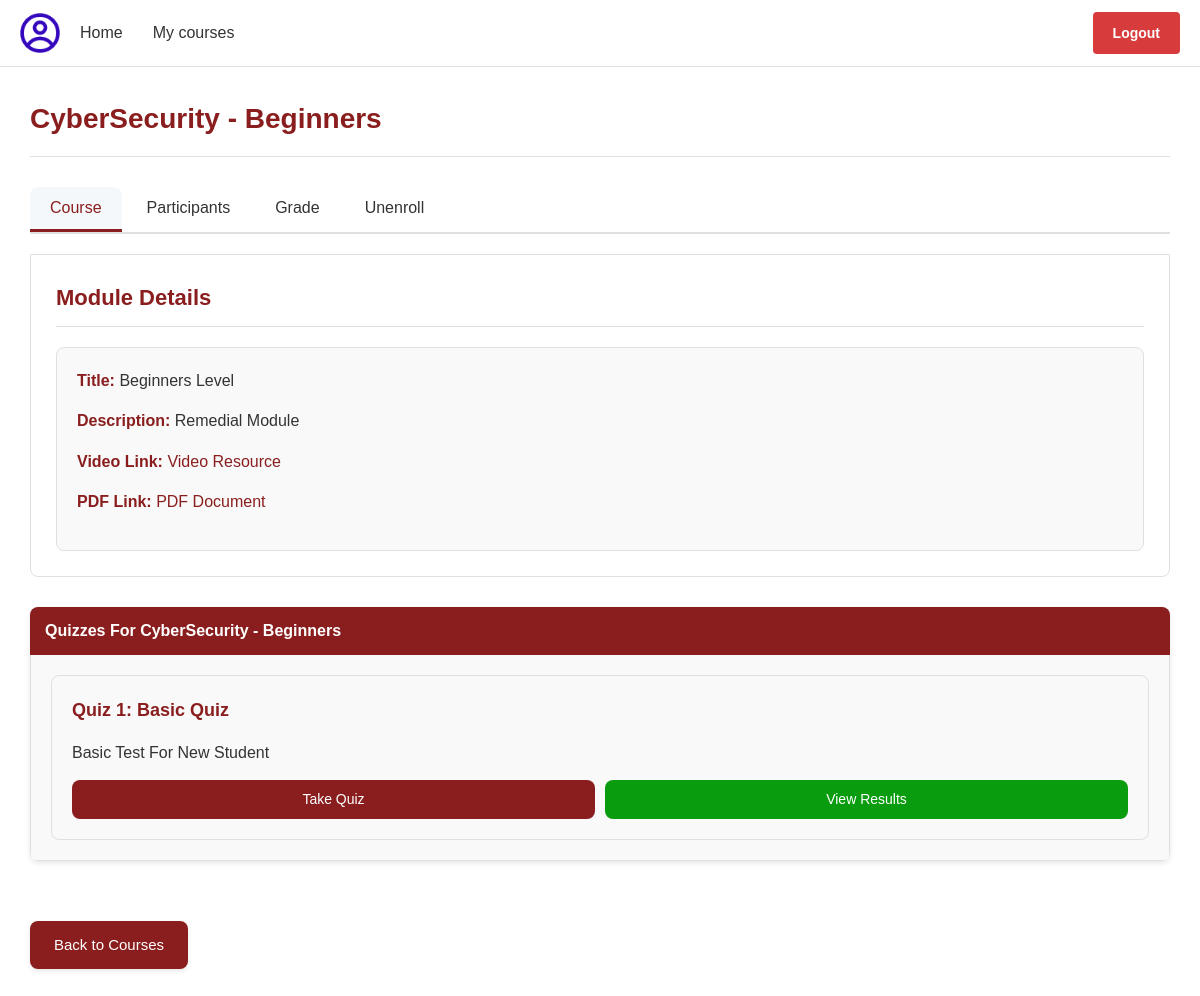
Page /student/details.php?id=COD002 (signed in) on the committed database.
### tables this page shows
CREATE TABLE `module` (
  `moduleId` varchar(50) NOT NULL,
  `title` varchar(100) NOT NULL,
  `description` text DEFAULT NULL,
  `content_text` text DEFAULT NULL,
  `content_video_url` varchar(255) DEFAULT NULL,
  `content_pdf_path` varchar(255) DEFAULT NULL,
  `instructorId` varchar(50) NOT NULL,
  `created_at` timestamp NOT NULL DEFAULT current_timestamp(),
  `updated_at` timestamp NOT NULL DEFAULT current_timestamp() ON UPDATE current_timestamp(),
  `status` enum('active','deleted') DEFAULT 'active',
  `deleted_at` timestamp NULL DEFAULT NULL,
  `module_image_path` varchar(255) DEFAULT NULL
);

CREATE TABLE `quizzes` (
  `quizId` varchar(50) NOT NULL,
  `moduleId` varchar(50) NOT NULL,
  `title` varchar(100) NOT NULL,
  `total_questions` int(11) NOT NULL DEFAULT 0,
  `passing_score` int(11) NOT NULL DEFAULT 70,
  `duration_minutes` double DEFAULT 60,
  `created_at` timestamp NOT NULL DEFAULT current_timestamp(),
  `updated_at` timestamp NOT NULL DEFAULT current_timestamp() ON UPDATE current_timestamp(),
  `description` varchar(250) NOT NULL DEFAULT 'Test your ability.'
);

### functions/module.php (called while the page is built, shortened)
<?php
function getCourseById($moduleId){
    require 'db_connect.php';
    $stmt = $conn->prepare("SELECT * FROM `module` where moduleId = ?");
    $stmt->bind_param("s", $moduleId);
    $stmt->execute();
    $result = $stmt->get_result();
    if ($result->num_rows > 0) {
        return $result->fetch_assoc();
    }
    return [];
}
function getEnrolledCourse($userid){
    require 'db_connect.php';
    $stmt = $conn->prepare("SELECT * FROM `module_enrollments` where studentId = ?");
    $stmt->bind_param("s", $userid);
    $stmt->execute();
    $result = $stmt->get_result();
    if ($result->num_rows > 0) {
        $res = $result->fetch_all(MYSQLI_ASSOC);
        return $res;
    }
    return [];
}
function getStudentGradeByStudentId($moduleId, $studentId){
    require 'db_connect.php';
    $stmt = $conn->prepare("SELECT * FROM `grades` WHERE moduleId = ? AND `studentId` = ?");
    $stmt->bind_param("ss", $moduleId, $studentId);
    $stmt->execute();
    $result = $stmt->get_result();
    if ($result->num_rows > 0) {
        $res = $result->fetch_all(MYSQLI_ASSOC);
        return $res;
    }
    return [];
}
function getQuizzesByModuleId($moduleId){
    require 'db_connect.php';
    $stmt = $conn->prepare("SELECT * FROM `quizzes` WHERE moduleId = ?");
    $stmt->bind_param("s", $moduleId);
    $stmt->execute();
    $result = $stmt->get_result();
    if ($result->num_rows > 0) {
        $res = $result->fetch_all(MYSQLI_ASSOC);
        return $res;
    }
    return [];
}
function getQuizInfo($quizId) {
    require '../functions/db_connect.php';
    $stmt = $conn->prepare("SELECT * FROM quizzes WHERE quizId = ?");
    $stmt->bind_param("s", $quizId);
    $stmt->execute();
    $result = $stmt->get_result();
    if ($result->num_rows > 0) {
        return $result->fetch_assoc();
    }
    return [];
}

### student/details.php (the view, shortened to what this page needs)
<?php
    require_once '../functions/student_function.php';
    require_once '../functions/module.php';
    $moduleId = $_GET['id'];
    $studentId =  $_SESSION['user_id'];
    $courseDetails = getCourseById($moduleId);
    $courses = getEnrolledCourse($_SESSION['user_id']);
    $grade = getStudentGradeByStudentId($moduleId, $studentId);
    $title = @$courseDetails['title'];
?>
<!DOCTYPE html>
<html lang="en">
<head>
    <link rel="stylesheet" href="https://cdnjs.cloudflare.com/ajax/libs/font-awesome/6.5.1/css/all.min.css">
    <link rel="stylesheet" href="details.css">
</head>
<body>
    <div class="container">
    <header class="top-nav">
    <img src="../assets/images/icons/profile.png" alt="User Profile" class="profile-image" style="width: 40px; height: 40px;"/>
      <nav class="main-menu">
        <a href="../index.php" class="<?php echo isActive("index.php") ?>">Home</a>
        <a href="index.php" class="<?php echo isActive("index.php") ?>">My courses</a>
      </nav>
      <span class="logout-container"><a href="#" class="logout-link" onclick="showLogoutModal()">Logout</a></span>
    </header>
        <main class="content">
            <?php if ($courseDetails): ?>
                <div class="course-header">
                    <h1><?php echo htmlspecialchars($courseDetails['title']); ?></h1>
                </div>
                <div class="tabs">
                    <button class="tab-btn active" data-tab="course">Course</button>
                    <button class="tab-btn" data-tab="participants">Participants</button>
                    <button class="tab-btn" data-tab="grade">Grade</button>
                    <button class="tab-btn" data-tab="more">Unenroll</button>
                </div>
                <div class="tab-content active" id="course">
                    <h2>Module Details</h2>
                    <div class="module-info">
                        <p><strong>Title:</strong> <span class="module-data"><?php echo htmlspecialchars($courseDetails['description']); ?></span></p>
                        <p><strong>Description:</strong> <span class="module-data"><?php echo htmlspecialchars($courseDetails['content_text']); ?></span></p>
                        <?php if (!empty($courseDetails['content_video_url'])): ?>
                        <p><strong>Video Link:</strong> <a href="<?php echo htmlspecialchars($courseDetails['content_video_url']); ?>" target="_blank" class="resource-link">Video Resource</a></p>
                        <?php endif; ?>
                        <?php if (!empty($courseDetails['content_pdf_path'])): ?>
                        <p><strong>PDF Link:</strong> <a href="<?php echo htmlspecialchars($courseDetails['content_pdf_path']); ?>" target="_blank" class="resource-link">PDF Document</a></p>
                        <?php endif; ?>
                    </div>
                </div>
                    <?php echo generateGradesTable($grade)?>
                <div class="collapsible">
                    <button class="collapsible-btn">Quizzes For <?php echo $title; ?></button>
                    <div class="collapsible-content" style="display: block;">
                        <?php $quizzes = getQuizzesByModuleId($moduleId); ?>
                        <?php echo generetaDropDownForQuizzes($quizzes, $studentId); ?>
                    </div>
                </div>
            <?php else: ?>
                <p>Course details not found.</p>
            <?php endif; ?>
            <a href="index.php" class="back-btn">Back to Courses</a>
        </main>
    </div>
</body>
</html>

### functions/student_function.php (shortened to what this page needs)
<?php
function isActive($page) {
    return basename($_SERVER['PHP_SELF']) === $page ? 'active' : '';
}
function generateGradesTable($studentGrade) {
    $html = "<table class='grades-table'>";
    $html .= "
        <thead>
            <tr>
                <th>Quiz</th>
                <th>Total Question</th>
                <th>Passing Score</th>
                <th>Duration (Minutes)</th>
                <th>Grade</th>
                <th>Feedback</th>
            </tr>
        </thead>
        <tbody>
    ";
    $total_questions = 0;
    $total_passing_score = 0;
    $total_duration = 0;
    $total_grade = 0;
    foreach ($studentGrade as $grd) {
        $quizInfo = getQuizInfo($grd['quizId']);
        $quizTitle = htmlspecialchars($quizInfo['title'] ?? 'Unknown');
        $questionsCount = htmlspecialchars($quizInfo['total_questions'] ?? 'Unknown');
        $passing_score = htmlspecialchars($quizInfo['passing_score'] ?? 'Unknown');
        $duration = htmlspecialchars($quizInfo['duration_minutes'] ?? 'Unknown');
        $grade = htmlspecialchars($grd['grades'] ?? 'Unknown');
        $feedback = htmlspecialchars($grd['feedback'] ?? 'No feedback available.');
        $html .= "
            <tr>
                <td>$quizTitle</td>
                <td>$questionsCount</td>
                <td>$passing_score</td>
                <td>$duration</td>
                <td>$grade</td>
                <td>$feedback</td>
            </tr>
        ";
        $total_questions += $questionsCount;
        $total_passing_score += $passing_score;
        $total_duration += $duration;
        $total_grade += $grade;
    }
    $html .= "
            <tr>
                <td>Total</td>
                <td>$total_questions</td>
                <td>$total_passing_score</td>
                <td>$total_duration</td>
                <td>$total_grade</td>
                <td></td>
            </tr>
        ";
    $html .= "</tbody></table>";
    return $html;
}
function generetaDropDownForQuizzes($quizzes) {
    $output = '';
    foreach ($quizzes as $index => $quiz) {
        $quizId = htmlspecialchars($quiz['quizId']);
        $quizTitle = htmlspecialchars($quiz['title']);
        $quizDesc = htmlspecialchars($quiz['description'] ?? 'No description available');
        $output .= '<div class="quiz-item">';
        $output .= '<h3>Quiz ' . ($index + 1) . ': ' . $quizTitle . '</h3>';
        $output .= '<p> '. $quizDesc . '</p>';
        $output .= '<div class="quiz-actions">';
        $output .= '<a href="quiz.php?id=' . $quizId . '" class="quiz-btn">Take Quiz</a>';
        $output .= '<a href="quiz.php?id=' . $quizId . '&result=1" class="quiz-btn results-btn">View Results</a>';
        $output .= '</div>';
        $output .= '</div>';
    }
    return $output;
}

### student/details.css (style rules this page uses)
* { margin: 0; padding: 0; box-sizing: border-box; font-family: Arial, sans-serif; }
body { width: 100%; overflow-x: hidden; color: #333; line-height: 1.6; }
.logout-container { display: flex; justify-content: center; margin: 0; }
.logout-link { text-decoration: none; color: #fff; font-size: 14px; font-weight: bold; padding: 10px 20px; background-color: rgb(216, 59, 59); border-radius: 4px; transition: all 0.3s ease; display: inline-block; }
.container { margin: 0 auto; background-color: white; box-shadow: 0 2px 10px rgba(0, 0, 0, 0.1); min-height: 100vh; }
.top-nav { display: flex; align-items: center; padding: 10px 20px; border-bottom: 1px solid #e0e0e0; background-color: white; flex-wrap: wrap; justify-content: space-between; }
.main-menu { display: flex; margin-left: 20px; gap: 30px; flex-wrap: wrap; flex-grow: 1; }
.main-menu a { text-decoration: none; color: #333; padding: 10px 0; font-size: 16px; position: relative; transition: all 0.3s ease; }
.main-menu a:after { content: ''; position: absolute; width: 0; height: 2px; background-color: #A20202; bottom: 0; left: 0; transition: width 0.3s ease; }
.content { padding: 30px; }
.course-header { margin-bottom: 30px; border-bottom: 1px solid #e0e0e0; padding-bottom: 15px; }
.course-header h1 { color: rgb(138, 30, 30); font-size: 28px; }
.tabs { display: flex; gap: 5px; margin: 20px 0; border-bottom: 2px solid #e0e0e0; flex-wrap: wrap; }
.tab-btn { padding: 12px 20px; border: none; background-color: transparent; cursor: pointer; font-size: 16px; font-weight: 500; color: #333; border-bottom: 3px solid transparent; transition: all 0.3s ease; border-radius: 8px 8px 0 0; }
.tab-btn.active { color: rgb(138, 30, 30); border-bottom: 3px solid rgb(138, 30, 30); background-color: rgba(58, 110, 165, 0.05); }
.tab-content { display: none; padding: 25px; border: 1px solid #e0e0e0; border-radius: 0 0 8px 8px; background-color: #fff; animation: fadeIn 0.3s ease-in-out; }
.tab-content.active { display: block; }
.tab-content h2 { color: rgb(138, 30, 30); margin-bottom: 20px; font-size: 22px; border-bottom: 1px solid #e0e0e0; padding-bottom: 10px; }
.collapsible { margin: 30px 0; border-radius: 8px; overflow: hidden; box-shadow: 0 2px 5px rgba(0,0,0,0.1); }
.collapsible-btn { width: 100%; padding: 15px; background-color: rgb(138, 30, 30); color: #fff; border: none; text-align: left; cursor: pointer; font-size: 16px; font-weight: bold; display: flex; justify-content: space-between; align-items: center; transition: background-color 0.3s; }
.collapsible-btn::after { font-size: 12px; transition: transform 0.3s; }
.collapsible-content { display: none; padding: 20px; border: 1px solid #e0e0e0; border-top: none; background-color: #f9f9f9; animation: slideDown 0.3s ease-out; }
.back-btn { display: inline-block; margin-top: 30px; padding: 12px 24px; background-color: rgb(138, 30, 30); color: #fff; text-decoration: none; border-radius: 8px; font-size: 15px; transition: background-color 0.3s, transform 0.2s; box-shadow: 0 2px 5px rgba(0,0,0,0.1); }
.quiz-item { margin-bottom: 0; padding: 20px; background-color: #f9f9f9; border-radius: 8px; border: 1px solid #e0e0e0; transition: transform 0.3s, box-shadow 0.3s; }
.quiz-item h3 { margin-top: 0; color: rgb(138, 30, 30); font-size: 18px; margin-bottom: 15px; }
.quiz-actions { display: flex; gap: 10px; margin-top: 15px; }
.quiz-btn { display: inline-block; padding: 8px 15px; background-color: rgb(138, 30, 30); color: white; text-decoration: none; border-radius: 8px; font-size: 14px; transition: background-color 0.3s, transform 0.2s; flex: 1; text-align: center; }
.results-btn { background-color: #099c0e; }
.module-info { background-color: #f9f9f9; padding: 20px; border-radius: 8px; margin-top: 20px; border: 1px solid #e0e0e0; }
.module-info p { margin-bottom: 15px; }
.module-info strong { color: rgb(138, 30, 30); font-weight: 600; }
.module-data { font-weight: normal; color: #333; }
.resource-link { color: rgb(138, 30, 30); text-decoration: none; transition: color 0.2s; display: inline-flex; align-items: center; gap: 5px; }

### rows in the picture
module: title "CyberSecurity - Beginners", description "Beginners Level", content_text "Remedial Module"
quizzes: title "Basic Quiz", description "Basic Test For New Student"
